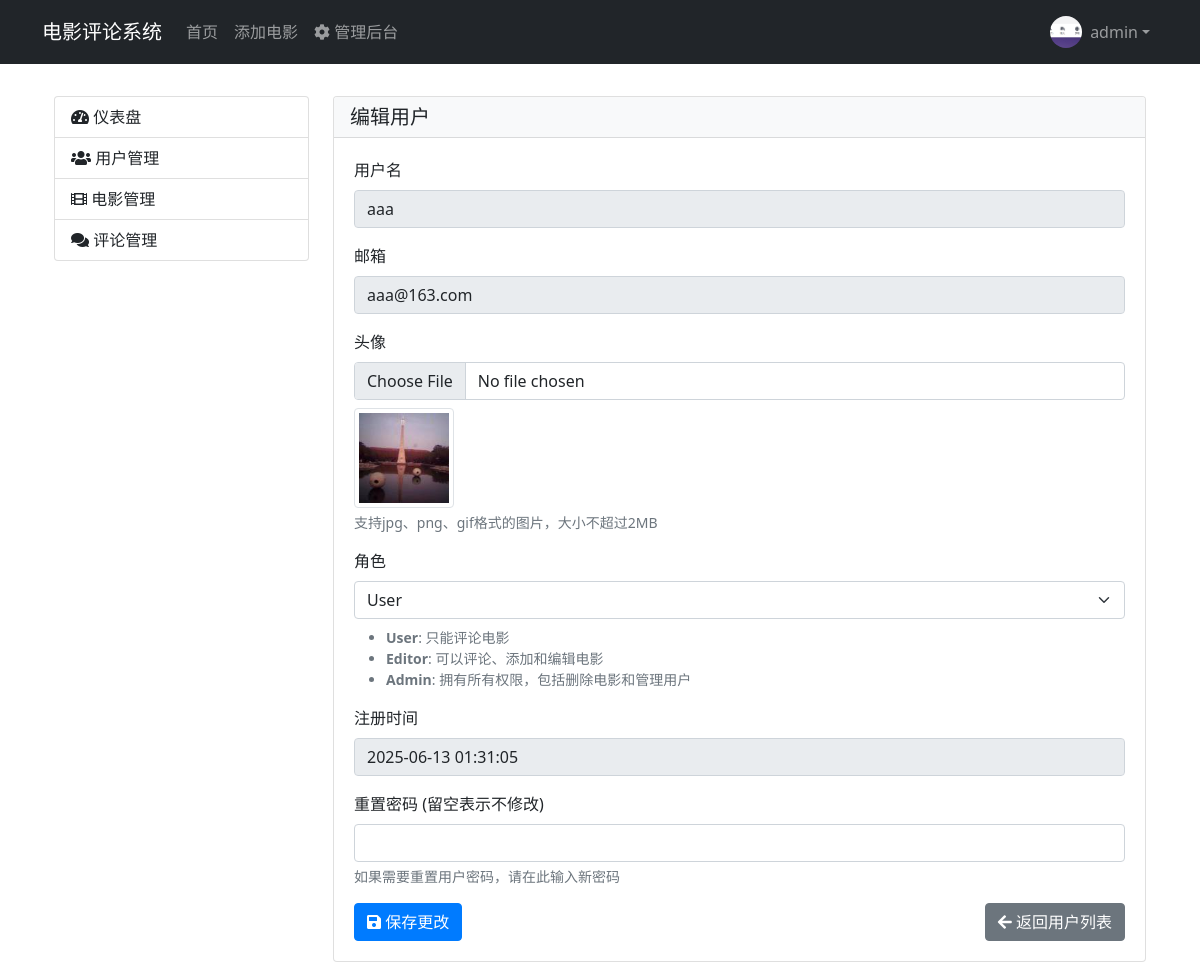
Page /admin/user/3/edit (signed in) on the committed database.
### models/user_models.py (models this page shows, shortened)
class User(Base):
    __tablename__ = 'users'
    id = Column(Integer, primary_key=True)
    username = Column(String(80), unique=True, nullable=False)
    email = Column(String(120), unique=True, nullable=False)
    password_hash = Column(String(128))
    avatar = Column(String(255))
    phone = Column(String(20))
    bio = Column(Text)
    created_at = Column(DateTime, default=datetime.utcnow)
    role_id = Column(Integer, ForeignKey('roles.id'))
    role = relationship('Role', back_populates='users')
    reviews = relationship('Review', back_populates='author')

### models/role_models.py (models this page shows, shortened)
class Role(Base):
    __tablename__ = 'roles'
    id = Column(Integer, primary_key=True)
    name = Column(String(64), unique=True)
    default = Column(Boolean, default=False, index=True)
    permissions = Column(Integer)
    users = relationship('User', back_populates='role')

### apps/admin/router.py (the view)
@router.get("/admin/user/{id}/edit", name="edit_user")
async def edit_user_page(id: int, request: Request, db: Session = Depends(get_db), current_user=Depends(get_current_user)):
    if not current_user or not current_user.can(Permission.ADMIN):
        return RedirectResponse(url="/auth/login", status_code=303)
    user = db.query(User).filter(User.id == id).first()
    roles = db.query(Role).all()
    return templates.TemplateResponse(
        "admin/edit_user.html",
        {
            "request": request,
            "current_user": current_user,
            "user": user,
            "roles": roles,
            "Permission": Permission
        }
    )

### templates/admin/edit_user.html (shortened to what this page needs)
{% extends "admin/dashboard.html" %}
{% block admin_content %}
<div class="card">
    <div class="card-header">
        <h5 class="mb-0">编辑用户</h5>
    </div>
    <div class="card-body">
        <form method="post" action="{{ request.url_for('edit_user', id=user.id) }}" enctype="multipart/form-data">
            <div class="mb-3">
                <label class="form-label">用户名</label>
                <input type="text" class="form-control" value="{{ user.username }}" readonly>
            </div>
            <div class="mb-3">
                <label class="form-label">邮箱</label>
                <input type="email" class="form-control" value="{{ user.email }}" readonly>
            </div>
            <div class="mb-3">
                <label for="avatar" class="form-label">头像</label>
                <input type="file" class="form-control" id="avatar" name="avatar" accept="image/*">
                {% if user.avatar %}
                <div class="mt-2">
                    <img src="{{ user.avatar }}" alt="头像" class="img-thumbnail" style="max-width: 100px;">
                </div>
                {% endif %}
                <div class="form-text">支持jpg、png、gif格式的图片，大小不超过2MB</div>
            </div>
            <div class="mb-3">
                <label for="role" class="form-label">角色</label>
                <select class="form-select" id="role" name="role">
                    {% for role in roles %}
                    <option value="{{ role.id }}" {% if role.id == user.role_id %}selected{% endif %}>
                        {{ role.name }}
                    </option>
                    {% endfor %}
                </select>
                <div class="form-text">
                    <ul class="mt-2">
                        <li><strong>User</strong>: 只能评论电影</li>
                        <li><strong>Editor</strong>: 可以评论、添加和编辑电影</li>
                        <li><strong>Admin</strong>: 拥有所有权限，包括删除电影和管理用户</li>
                    </ul>
                </div>
            </div>
            <div class="mb-3">
                <label class="form-label">注册时间</label>
                <input type="text" class="form-control" value="{{ user.created_at.strftime('%Y-%m-%d %H:%M:%S') }}" readonly>
            </div>
            <div class="mb-3">
                <label for="reset_password" class="form-label">重置密码 (留空表示不修改)</label>
                <input type="password" class="form-control" id="reset_password" name="reset_password">
                <div class="form-text">如果需要重置用户密码，请在此输入新密码</div>
            </div>
            <div class="d-flex justify-content-between">
                <button type="submit" class="btn btn-primary">
                    <i class="fas fa-save"></i> 保存更改
                </button>
                <a href="{{ request.url_for('manage_users') }}" class="btn btn-secondary">
                    <i class="fas fa-arrow-left"></i> 返回用户列表
                </a>
            </div>
        </form>
    </div>
</div>
{% endblock %}

### templates/base.html (shortened to what this page needs)
<!DOCTYPE html>
<html lang="zh">
<head>
    <link href="https://cdn.jsdelivr.net/npm/bootstrap@5.1.3/dist/css/bootstrap.min.css" rel="stylesheet">
    <link rel="stylesheet" href="https://cdnjs.cloudflare.com/ajax/libs/font-awesome/5.15.4/css/all.min.css">
    <link rel="stylesheet" href="/static/css/style.css">
</head>
<body>
    <nav class="navbar navbar-expand-lg navbar-dark bg-dark">
        <div class="container">
            <a class="navbar-brand" href="/">电影评论系统</a>
            <div class="collapse navbar-collapse" id="navbarNav">
                <ul class="navbar-nav me-auto">
                    <li class="nav-item">
                        <a class="nav-link" href="/">首页</a>
                    </li>
                    {% if current_user and current_user.can(Permission.MOVIE_EDIT) %}
                    <li class="nav-item">
                        <a class="nav-link" href="/movie/add">添加电影</a>
                    </li>
                    {% endif %}
                    {% if current_user and current_user.can(Permission.ADMIN) %}
                    <li class="nav-item">
                        <a class="nav-link" href="/admin/dashboard">
                            <i class="fas fa-cog"></i> 管理后台
                        </a>
                    </li>
                    {% endif %}
                </ul>
                <ul class="navbar-nav">
                    {% if current_user %}
                    <li class="nav-item dropdown">
                        <a class="nav-link dropdown-toggle d-flex align-items-center" href="#" id="userDropdown" role="button"
                           data-bs-toggle="dropdown" aria-expanded="false">
                            {% if current_user.avatar %}
                            <img src="{{ current_user.avatar }}" alt="头像" class="user-avatar rounded-circle me-2">
                            {% else %}
                            <div class="user-avatar-placeholder me-2">
                                <i class="fas fa-user"></i>
                            </div>
                            {% endif %}
                            {{ current_user.username }}
                        </a>
                    </li>
                    {% endif %}
                </ul>
            </div>
        </div>
    </nav>
    <div class="container mt-4">
        {% block content %}{% endblock %}
    </div>
</body>
</html>

### static/css/style.css (style rules this page uses)
.navbar { margin-bottom: 2rem; }
.card { transition: transform 0.2s; }
.btn-primary { background-color: #007bff; border-color: #007bff; }
.card-header { background-color: #f8f9fa; border-bottom: 1px solid rgba(0,0,0,.125); }
.card-body { padding: 1.25rem; }

### templates/base.html (style rules this page uses)
.user-avatar { width: 32px; height: 32px; object-fit: cover; }

### rows in the picture
User: avatar (picture), username "admin"
User: username "aaa", email "aaa@163.com", avatar (picture), role "User", created_at "2025-06-13 01:31:05"
